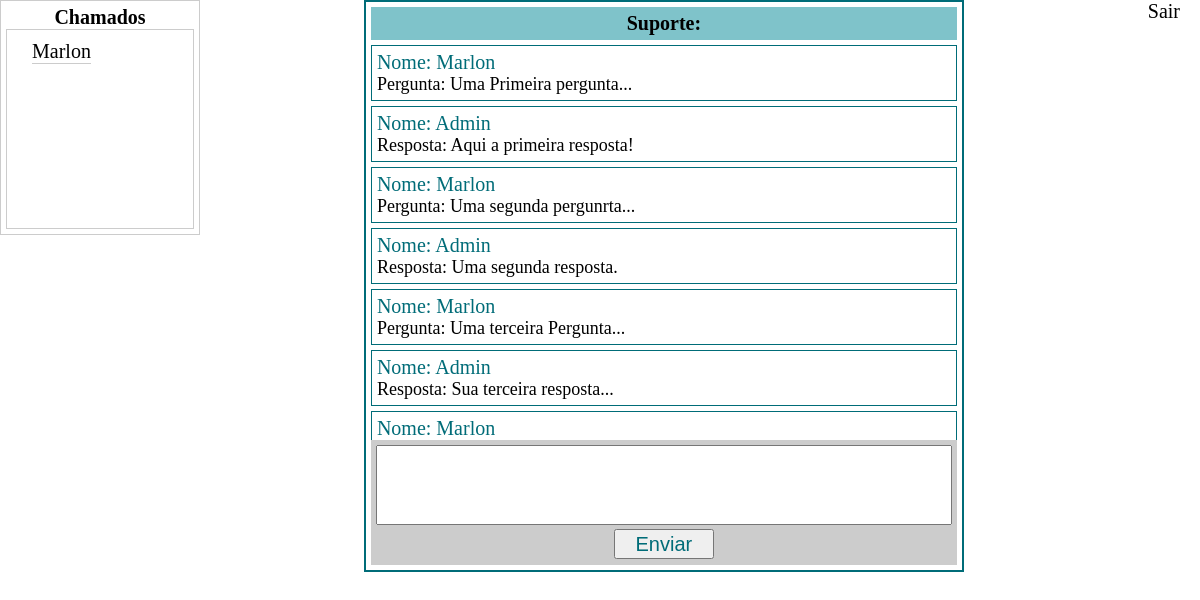
The page /supportAdmin.php?nome=Marlon on the database its author committed.
### tables this page shows
CREATE TABLE `question` (
  `id` int(11) NOT NULL,
  `usuario` varchar(255) NOT NULL,
  `pergunta` text NOT NULL,
  `status` int(11) NOT NULL
);

CREATE TABLE `answer` (
  `id` int(11) NOT NULL,
  `usuario` varchar(255) NOT NULL,
  `resposta` text NOT NULL,
  `de` varchar(255) NOT NULL
);

### classes/Mysql.php (called while the page is built)
<?php
	class Mysql{
		private static $pdo;
		public static function conectar(){
			if(self::$pdo == null){
				try{
					self::$pdo = new PDO('mysql:host='.HOST.';dbname='.DATABASE,USER,PASSWORD,array(PDO::MYSQL_ATTR_INIT_COMMAND => "SET NAMES utf8"));
					self::$pdo->setAttribute(PDO::ATTR_ERRMODE,PDO::ERRMODE_EXCEPTION);
				}catch(Exception $e){
					echo '<h2>Erro ao Conectar!</h2>';
				}
			}
			return self::$pdo;
		}
	}

### classes/answer.php (called while the page is built, shortened)
<?php
	class answer{
			public static function abertos(){
				$sql = Mysql::conectar()->prepare("SELECT * FROM `question` WHERE status = 0");
				$sql->execute();
				return $sql->fetchAll();
			}
			public static function messages($user){
			$sql = Mysql::conectar()->prepare("SELECT * FROM `answer` WHERE usuario = ? ORDER BY ID ASC");
			$sql->execute(array($user));
			return $sql->fetchAll();
		}
	}

### classes/question.php (called while the page is built, shortened)
<?php
	class question{
		public static function messages($user){
			$sql = Mysql::conectar()->prepare("SELECT * FROM `question` WHERE usuario = ? ORDER BY ID ASC");
			$sql->execute(array($user));
			return $sql->fetchAll();
		}
	}

### supportAdmin.php (the view, shortened to what this page needs)
<?php
	if(isset($_GET['nome'])){
		$nome = $_GET['nome'];
	}else{
		$nome = '';
	}
?>
<!DOCTYPE html>
<html>
<head>
	<link rel="stylesheet" href="css/style.css">
</head>
<body>
	<div class="center">
		<a href="<?php echo INCLUDE_PATH?>?loggout">Sair</a>
		<div class="chamados">
			<h2>Chamados</h2>
			<div class="chamados-wraper">
			<ul>
				<?php
				$abertos = answer::abertos();
				foreach ($abertos as $key => $value) {
				?>
				<li><a href="<?php echo INCLUDE_PATH ?>?nome=<?php echo $value['usuario']?>"><?php echo $value['usuario'];?></a></li>
				<?php } ?>
			</ul>
		</div>
		</div>
		<div class="box">
			<h2>Suporte:</h2>
			<div class="roll">
				<?php
				$question = question::messages($nome);
				$answer = answer::messages($nome);
				for ($i = 0; $i < count($question) ; $i++) {
					echo '<div class="box-wraper">
							<h2>Nome: '.$question[$i]['usuario'].'</h2>
							<span>Pergunta: '.$question[$i]['pergunta'].'</span>
							</div>';
					if(isset($answer[$i]['resposta'])){
					echo '<div class="box-wraper">
							<h2>Nome: '.$answer[$i]['de'].'</h2>
							<span>Resposta: '.$answer[$i]['resposta'].'</span>
							</div>';
						}
				}
				?>
			</div>
			<?php
				if(isset($_GET['nome'])){
			?>
				<form method="post">
					<div class="answer">
						<textarea name="texto"></textarea>
						<input type="submit" name="acao" value="Enviar">
					</div>
				</form>
				<?php } ?>
		</div>
	</div>
</body>
</html>

### css/style.css (style rules this page uses)
* { margin: 0; padding: 0; box-sizing: border-box; }
body,html { height: 100%; }
.center { text-align: center; max-width: 1280px; margin: 0 auto; }
.center a { margin: 0 20px; font-size: 20px; text-decoration: none; color: black; float: right; }
.box { display: inline-block; max-width: 600px; width: 100%; padding: 5px; border: 2px solid #006c78; }
.box > h2 { background-color: rgba(0, 135, 150, 0.5); padding: 5px; }
.box h2 { font-size: 20px; font-style: normal; color: black; }
.roll { overflow-y: auto; overflow-x: hidden; height: 400px; }
.box-wraper { margin: 5px 0; text-align: left; width: 100%; padding: 5px; border: 1px solid #006c78; }
.box-wraper h2 { font-size: 20px; font-weight: lighter; color: #006c78; }
.box-wraper span { font-size: 18px; font-weight: lighter; color: black; }
.answer { width: 100%; height: 125px; padding: 5px; background-color: #ccc; }
.answer textarea { resize: none; width: 100%; height: 80px; font-size: 18px; font-weight: lighter; color: #006c78; }
.answer input[type='submit'] { font-weight: normal; font-size: 20px; color: #006c78; width: 100px; height: 30px; }
.chamados { width: 200px; border: 1px solid #ccc; padding: 5px; float: left; }
.chamados h2 { font-size: 20px; color: black; }
.chamados-wraper { width: 100%; height: 200px; border: 1px solid #ccc; padding: 5px; float: left; overflow-y: auto; }
.chamados-wraper ul { list-style-type: none; float: left; }
.chamados-wraper ul li { padding: 5px 0; text-align: left; }
.chamados-wraper ul li a { border-bottom: 1px solid #ccc; float: left; text-align: left; text-decoration: none; font-size: 20px; color: black; font-weight: lighter; }

### rows shown on the page
question: usuario "Marlon"
question: usuario "Marlon", pergunta "Uma Primeira pergunta..."
answer: de "Admin", resposta "Aqui a primeira resposta!"
question: usuario "Marlon", pergunta "Uma segunda pergunrta..."
answer: de "Admin", resposta "Uma segunda resposta."
question: usuario "Marlon", pergunta "Uma terceira Pergunta..."
answer: de "Admin", resposta "Sua terceira resposta..."
